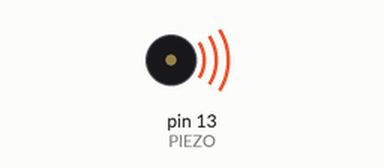
Bench run of a sketch on a simulated Arduino Uno, built with avr-gcc and run on an emulated ATmega328P. On the bench: buzzer (waves = sounding).

Above: at 0.1 s.
Timing chart, 0 to 1.6 s (numbered marks = the images above):
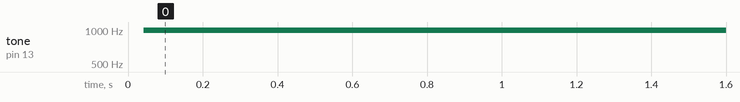

Measured:
- by itself, tone on pin 13 (PIEZO): silent → 992 Hz at 0.04 s

The sketch:

p89.ino
```cpp
#define PIEZO 13

#define DELAY_TIME 500

void setup() {
  pinMode(PIEZO,OUTPUT);
}

void loop() {
  digitalWrite(PIEZO,HIGH);
  delayMicroseconds(DELAY_TIME);
  digitalWrite(PIEZO,LOW);
  delayMicroseconds(DELAY_TIME);
}
```
